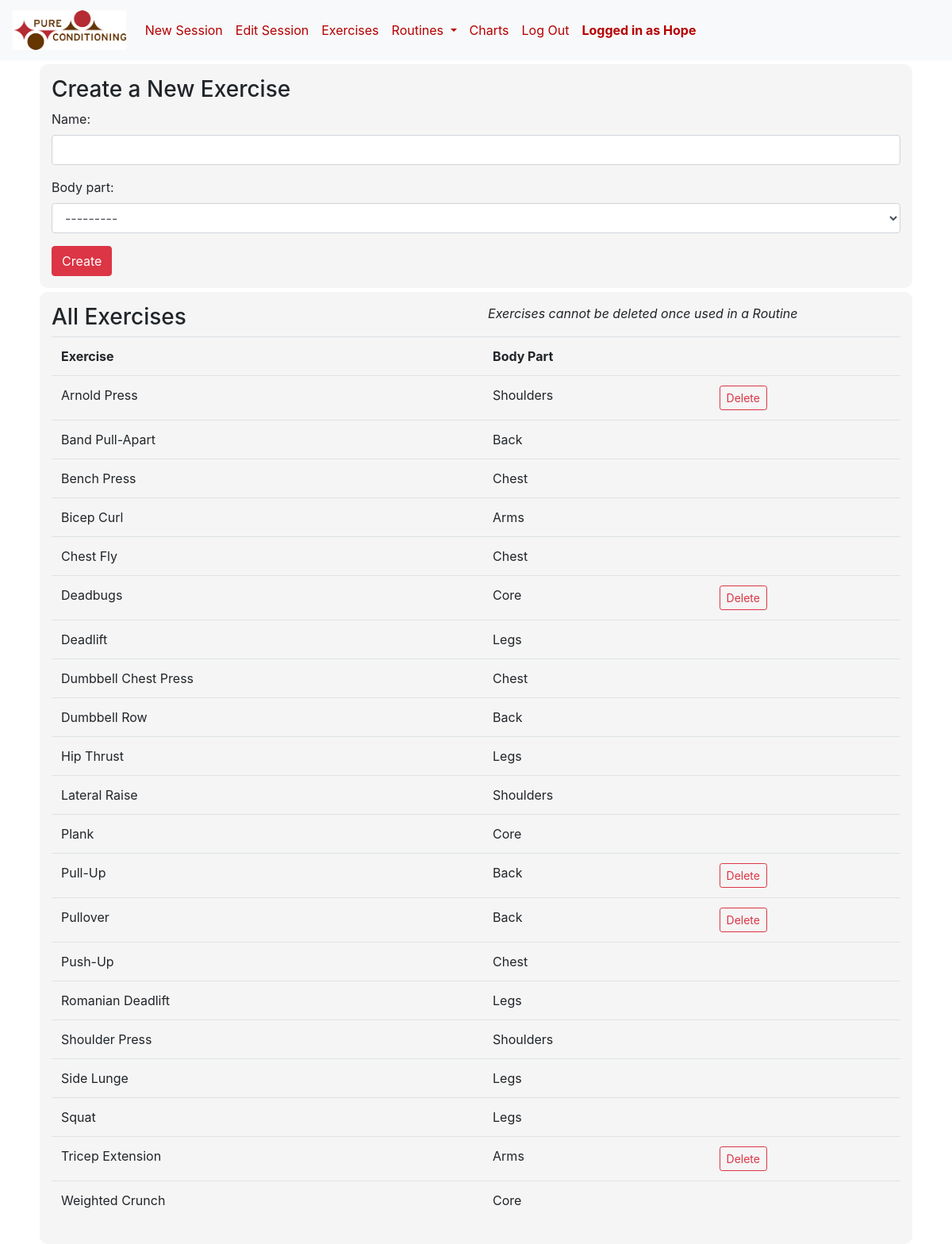
The app's page /exercises (signed in) with its own data.
### train/models.py (models this page shows, shortened)
class User(AbstractUser):
    user_choices = [('CL', 'client'), ('TR', 'trainer'), ('AD', 'admin')]
    def __str__(self):
        return f"{self.first_name}"

class Exercise(models.Model):
    body_choices = [
        ('LE', 'Legs'),
        ('AR', 'Arms'),
        ('BA', 'Back'),
        ('CH', 'Chest'),
        ('SH', 'Shoulders'),
        ('CO', 'Core'),
        ('OT', 'Other')
    ]
    name = models.CharField(max_length=40, unique=True)
    body_part = models.CharField(max_length=2, choices=body_choices)

### train/views.py (the view, shortened to what this page needs)
# urls.py: path("exercises", views.exerciseview, name="exerciseview"),
@staff_member_required(login_url="/login")
def exerciseview(request):
    exerciselist = Exercise.objects.all().order_by('name')
    form = ExerciseForm()
    return render(request, "train/exercises.html", {
        'form': form,
        "exerciselist": exerciselist
    })

### train/forms.py
class ExerciseForm(ModelForm):
    class Meta:
        model = Exercise
        fields = ('name', 'body_part')
        widgets = {
            'name': TextInput(attrs={'class': 'form-control'}),
            'body_part': Select(attrs={'class': 'form-control'})
        }

### train/templates/train/exercises.html (shortened to what this page needs)
{% extends "train/layout.html" %}
{% load static %}
{% block body %}
    <div class="container">
        <div class="set-group">
            <h3>Create a New Exercise</h3>
            <form action="{% url 'exerciseview' %}" method="post">
                    {{ form.as_p }}
                    <input type="submit" class="btn btn-danger" value="Create">
            </form>
        </div>
        <div class="set-group">
            <div class="row">
                <div class="col">
                    <h3>All Exercises</h3>
                </div>
                <div class="col">
                    <i>Exercises cannot be deleted once used in a Routine</i>
                </div>
            </div>
            <table class="table table-hover">
                <tr>
                    <th>Exercise</th>
                    <th>Body Part</th>
                    <th></th>
                </tr>
                {% for exercise in exerciselist %}
                    <tr id="row-{{ exercise.pk }}">
                        <td>{{ exercise.name }}</td>
                        <td>{{ exercise.get_body_part_display }} </td>
                            {% if exercise.routines.all %}
                                <td> <button hidden class="delete btn btn-sm btn-outline-danger"></button></td>
                            {% else %}
                                <td> <button data-exercise="{{exercise.pk}}" class="delete btn btn-sm btn-outline-danger">
                                    Delete</button></td>
                            {% endif %}
                    </tr>
                {% endfor %}
            </table>
        </div>
    </div>
{% endblock %}

### train/templates/train/layout.html (shortened to what this page needs)
{% load static %}
<!DOCTYPE html>
<html lang="en">
    <head>
        <link rel="stylesheet" href="https://stackpath.bootstrapcdn.com/bootstrap/4.4.1/css/bootstrap.min.css">
        <link rel="stylesheet" href="{% static 'train/styles.css' %}">
    </head>
    <body>
        <nav class="navbar navbar-expand-lg navbar-light bg-light">
            <a class="navbar-brand" href="{% url 'index' %}">
                <img src="{% static 'train/logo.jpg' %}" height="50"></a>
            <div class="collapse navbar-collapse" id="navbarSupportedContent">
                <ul class="navbar-nav">
                    {% if user.is_authenticated %}
                        {% if user.is_staff %}
                            <li class="nav-item">
                                <a class="nav-link" href="{% url 'newsession' %}">New Session</a>
                            </li>
                            <li class="nav-item">
                                <a class="nav-link" href="{% url 'editsession' %}">Edit Session</a>
                            </li>
                            <li class="nav-item">
                                <a class="nav-link" href="{% url 'exerciseview' %}">Exercises</a>
                            </li>
                            <li class="nav-item dropdown">
                                <a class="nav-link dropdown-toggle" href="#" id="navbarDropdownMenuLink" data-toggle="dropdown"
                                    aria-haspopup="true" aria-expanded="false">Routines </a>
                            </li>
                            <li class="nav-item">
                                <a class="nav-link" href="{% url 'charts' %}">Charts</a>
                            </li>
                        {% endif %}
                        <li class="nav-item">
                            <a class="nav-link" href="{% url 'logout' %}">Log Out</a>
                        </li>
                        <li class="nav-item">
                            <b><a class="nav-link disabled">Logged in as {{request.user}}</a></b>
                        </li>
                    {% endif %}
                </ul>
            </div>
        </nav>
        {% block body %}
        {% endblock %}
    </body>
</html>

### train/static/train/styles.css (style rules this page uses)
body, html { height: 95%; }
.nav-link { color: #B50000 !important; }
.set-group { margin: 5px; padding: 15px; background-color: #F5F5F5; border-radius: 10px; overflow: auto; }
th, td { padding: 5px; }

### records on screen
User: user "Hope"
Exercise: name "Arnold Press", body_part "Shoulders"
Exercise: name "Band Pull-Apart", body_part "Back"
Exercise: name "Bench Press", body_part "Chest"
Exercise: name "Bicep Curl", body_part "Arms"
Exercise: name "Chest Fly", body_part "Chest"
Exercise: name "Deadbugs", body_part "Core"
Exercise: name "Deadlift", body_part "Legs"
Exercise: name "Dumbbell Chest Press", body_part "Chest"
Exercise: name "Dumbbell Row", body_part "Back"
Exercise: name "Hip Thrust", body_part "Legs"
Exercise: name "Lateral Raise", body_part "Shoulders"
Exercise: name "Plank", body_part "Core"
Exercise: name "Pull-Up", body_part "Back"
Exercise: name "Pullover", body_part "Back"
Exercise: name "Push-Up", body_part "Chest"
Exercise: name "Romanian Deadlift", body_part "Legs"
Exercise: name "Shoulder Press", body_part "Shoulders"
Exercise: name "Side Lunge", body_part "Legs"
Exercise: name "Squat", body_part "Legs"
Exercise: name "Tricep Extension", body_part "Arms"
Exercise: name "Weighted Crunch", body_part "Core"
